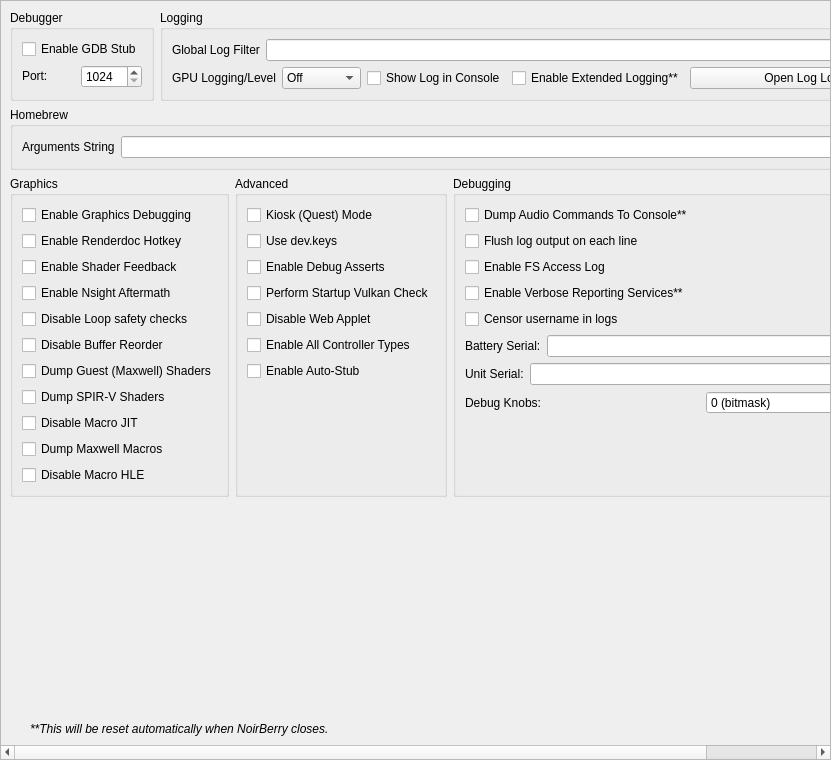
<?xml version="1.0" encoding="UTF-8"?>
<ui version="4.0">
 <class>ConfigureDebug</class>
 <widget class="QScrollArea" name="ConfigureDebug">
  <property name="geometry">
   <rect>
    <x>0</x>
    <y>0</y>
    <width>831</width>
    <height>760</height>
   </rect>
  </property>
  <property name="widgetResizable">
   <bool>true</bool>
  </property>
  <widget class="QWidget" name="widget">
   <property name="geometry">
    <rect>
     <x>0</x>
     <y>0</y>
     <width>829</width>
     <height>758</height>
    </rect>
   </property>
   <layout class="QVBoxLayout" name="verticalLayout_1">
    <item>
     <layout class="QHBoxLayout" name="horizontalLayout">
      <property name="topMargin">
       <number>0</number>
      </property>
      <item>
       <widget class="QGroupBox" name="groupBox">
        <property name="sizePolicy">
         <sizepolicy hsizetype="Preferred" vsizetype="Preferred">
          <horstretch>0</horstretch>
          <verstretch>0</verstretch>
         </sizepolicy>
        </property>
        <property name="title">
         <string>Debugger</string>
        </property>
        <property name="alignment">
         <set>Qt::AlignmentFlag::AlignLeading|Qt::AlignmentFlag::AlignLeft|Qt::AlignmentFlag::AlignTop</set>
        </property>
        <property name="flat">
         <bool>false</bool>
        </property>
        <property name="checkable">
         <bool>false</bool>
        </property>
        <layout class="QVBoxLayout" name="verticalLayout_3">
         <item>
          <widget class="QWidget" name="debug_widget" native="true">
           <property name="sizePolicy">
            <sizepolicy hsizetype="Preferred" vsizetype="Maximum">
             <horstretch>0</horstretch>
             <verstretch>0</verstretch>
            </sizepolicy>
           </property>
           <layout class="QVBoxLayout" name="verticalLayout">
            <property name="sizeConstraint">
             <enum>QLayout::SizeConstraint::SetDefaultConstraint</enum>
            </property>
            <property name="leftMargin">
             <number>0</number>
            </property>
            <property name="topMargin">
             <number>0</number>
            </property>
            <property name="rightMargin">
             <number>0</number>
            </property>
            <property name="bottomMargin">
             <number>0</number>
            </property>
            <item>
             <widget class="QCheckBox" name="toggle_gdbstub">
              <property name="sizePolicy">
               <sizepolicy hsizetype="Maximum" vsizetype="Maximum">
                <horstretch>0</horstretch>
                <verstretch>0</verstretch>
               </sizepolicy>
              </property>
              <property name="text">
               <string>Enable GDB Stub</string>
              </property>
             </widget>
            </item>
            <item>
             <widget class="QWidget" name="horizontalWidget_3" native="true">
              <property name="sizePolicy">
               <sizepolicy hsizetype="Preferred" vsizetype="Maximum">
                <horstretch>0</horstretch>
                <verstretch>0</verstretch>
               </sizepolicy>
              </property>
              <layout class="QHBoxLayout" name="horizontalLayout_3">
               <property name="leftMargin">
                <number>0</number>
               </property>
               <property name="topMargin">
                <number>0</number>
               </property>
               <property name="rightMargin">
                <number>0</number>
               </property>
               <property name="bottomMargin">
                <number>0</number>
               </property>
               <item>
                <widget class="QLabel" name="label_11">
                 <property name="sizePolicy">
                  <sizepolicy hsizetype="Minimum" vsizetype="Maximum">
                   <horstretch>0</horstretch>
                   <verstretch>0</verstretch>
                  </sizepolicy>
                 </property>
                 <property name="text">
                  <string>Port:</string>
                 </property>
                </widget>
               </item>
               <item>
                <widget class="QSpinBox" name="gdbport_spinbox">
                 <property name="sizePolicy">
                  <sizepolicy hsizetype="Preferred" vsizetype="Maximum">
                   <horstretch>0</horstretch>
                   <verstretch>0</verstretch>
                  </sizepolicy>
                 </property>
                 <property name="minimum">
                  <number>1024</number>
                 </property>
                 <property name="maximum">
                  <number>65535</number>
                 </property>
                </widget>
               </item>
              </layout>
             </widget>
            </item>
           </layout>
          </widget>
         </item>
        </layout>
       </widget>
      </item>
      <item>
       <widget class="QGroupBox" name="groupBox_2">
        <property name="sizePolicy">
         <sizepolicy hsizetype="Expanding" vsizetype="Preferred">
          <horstretch>0</horstretch>
          <verstretch>0</verstretch>
         </sizepolicy>
        </property>
        <property name="title">
         <string>Logging</string>
        </property>
        <layout class="QGridLayout" name="gridLayout_1">
         <item row="0" column="0" colspan="4">
          <widget class="QWidget" name="logging_widget" native="true">
           <property name="sizePolicy">
            <sizepolicy hsizetype="Preferred" vsizetype="Maximum">
             <horstretch>0</horstretch>
             <verstretch>0</verstretch>
            </sizepolicy>
           </property>
           <layout class="QHBoxLayout" name="horizontalLayout_1">
            <property name="leftMargin">
             <number>0</number>
            </property>
            <property name="topMargin">
             <number>0</number>
            </property>
            <property name="rightMargin">
             <number>0</number>
            </property>
            <property name="bottomMargin">
             <number>0</number>
            </property>
            <item>
             <widget class="QLabel" name="label_1">
              <property name="sizePolicy">
               <sizepolicy hsizetype="Preferred" vsizetype="Preferred">
                <horstretch>0</horstretch>
                <verstretch>0</verstretch>
               </sizepolicy>
              </property>
              <property name="text">
               <string>Global Log Filter</string>
              </property>
             </widget>
            </item>
            <item>
             <widget class="QLineEdit" name="log_filter_edit"/>
            </item>
           </layout>
          </widget>
         </item>
         <item row="1" column="0">
          <widget class="QWidget" name="gpu_log_level_widget" native="true">
           <property name="sizePolicy">
            <sizepolicy hsizetype="Preferred" vsizetype="Maximum">
             <horstretch>0</horstretch>
             <verstretch>0</verstretch>
            </sizepolicy>
           </property>
           <layout class="QHBoxLayout" name="gpu_log_level_layout">
            <property name="leftMargin">
             <number>0</number>
            </property>
            <property name="topMargin">
             <number>0</number>
            </property>
            <property name="rightMargin">
             <number>0</number>
            </property>
            <property name="bottomMargin">
             <number>0</number>
            </property>
            <item>
             <widget class="QLabel" name="gpu_log_level_label">
              <property name="text">
               <string>GPU Logging/Level</string>
              </property>
             </widget>
            </item>
            <item>
             <widget class="QComboBox" name="gpu_log_level">
              <property name="toolTip">
               <string>Detail level for GPU logs. Off disables logging entirely.</string>
              </property>
              <item>
               <property name="text">
                <string>Off</string>
               </property>
              </item>
              <item>
               <property name="text">
                <string>Errors</string>
               </property>
              </item>
              <item>
               <property name="text">
                <string>Standard</string>
               </property>
              </item>
              <item>
               <property name="text">
                <string>Verbose</string>
               </property>
              </item>
              <item>
               <property name="text">
                <string>All</string>
               </property>
              </item>
             </widget>
            </item>
           </layout>
          </widget>
         </item>
         <item row="1" column="1">
          <widget class="QCheckBox" name="toggle_console">
           <property name="text">
            <string>Show Log in Console</string>
           </property>
          </widget>
         </item>
         <item row="1" column="2">
          <widget class="QCheckBox" name="extended_logging">
           <property name="enabled">
            <bool>true</bool>
           </property>
           <property name="toolTip">
            <string>When checked, the max size of the log increases from 100 MB to 1 GB</string>
           </property>
           <property name="text">
            <string>Enable Extended Logging**</string>
           </property>
          </widget>
         </item>
         <item row="1" column="3">
          <widget class="QPushButton" name="open_log_button">
           <property name="sizePolicy">
            <sizepolicy hsizetype="Expanding" vsizetype="Maximum">
             <horstretch>1</horstretch>
             <verstretch>0</verstretch>
            </sizepolicy>
           </property>
           <property name="minimumSize">
            <size>
             <width>250</width>
             <height>0</height>
            </size>
           </property>
           <property name="text">
            <string>Open Log Location</string>
           </property>
          </widget>
         </item>
        </layout>
       </widget>
      </item>
     </layout>
    </item>
    <item>
     <widget class="QGroupBox" name="groupBox_3">
      <property name="title">
       <string>Homebrew</string>
      </property>
      <layout class="QVBoxLayout" name="verticalLayout_5">
       <item>
        <layout class="QHBoxLayout" name="horizontalLayout_4">
         <item>
          <widget class="QLabel" name="label_3">
           <property name="text">
            <string>Arguments String</string>
           </property>
          </widget>
         </item>
         <item>
          <widget class="QLineEdit" name="homebrew_args_edit"/>
         </item>
        </layout>
       </item>
      </layout>
     </widget>
    </item>
    <item>
     <layout class="QHBoxLayout" name="horizontalLayout_2">
      <item>
       <widget class="QGroupBox" name="groupBox_4">
        <property name="title">
         <string>Graphics</string>
        </property>
        <layout class="QGridLayout" name="gridLayout_2">
         <item row="4" column="0">
          <widget class="QCheckBox" name="disable_loop_safety_checks">
           <property name="toolTip">
            <string>When checked, it executes shaders without loop logic changes</string>
           </property>
           <property name="text">
            <string>Disable Loop safety checks</string>
           </property>
          </widget>
         </item>
         <item row="9" column="0">
          <widget class="QCheckBox" name="dump_macros">
           <property name="enabled">
            <bool>true</bool>
           </property>
           <property name="toolTip">
            <string>When checked, it will dump all the macro programs of the GPU</string>
           </property>
           <property name="text">
            <string>Dump Maxwell Macros</string>
           </property>
          </widget>
         </item>
         <item row="3" column="0">
          <widget class="QCheckBox" name="enable_nsight_aftermath">
           <property name="toolTip">
            <string>When checked, it enables Nsight Aftermath crash dumps</string>
           </property>
           <property name="text">
            <string>Enable Nsight Aftermath</string>
           </property>
          </widget>
         </item>
         <item row="6" column="0">
          <widget class="QCheckBox" name="dump_guest_shaders">
           <property name="enabled">
            <bool>true</bool>
           </property>
           <property name="toolTip">
            <string>When checked, it will dump original Maxwell guest shader bytecode (the input to the recompiler) as .ash files under DumpDir/shaders/. Useful for inspection with nvdisasm.</string>
           </property>
           <property name="text">
            <string>Dump Guest (Maxwell) Shaders</string>
           </property>
          </widget>
         </item>
         <item row="1" column="0">
          <widget class="QCheckBox" name="enable_renderdoc_hotkey">
           <property name="text">
            <string>Enable Renderdoc Hotkey</string>
           </property>
          </widget>
         </item>
         <item row="8" column="0">
          <widget class="QCheckBox" name="disable_macro_jit">
           <property name="enabled">
            <bool>true</bool>
           </property>
           <property name="toolTip">
            <string>When checked, it disables the macro Just In Time compiler. Enabling this makes games run slower</string>
           </property>
           <property name="text">
            <string>Disable Macro JIT</string>
           </property>
          </widget>
         </item>
         <item row="10" column="0">
          <widget class="QCheckBox" name="disable_macro_hle">
           <property name="enabled">
            <bool>true</bool>
           </property>
           <property name="toolTip">
            <string>When checked, it disables the macro HLE functions. Enabling this makes games run slower</string>
           </property>
           <property name="text">
            <string>Disable Macro HLE</string>
           </property>
          </widget>
         </item>
         <item row="0" column="0">
          <widget class="QCheckBox" name="enable_graphics_debugging">
           <property name="enabled">
            <bool>true</bool>
           </property>
           <property name="toolTip">
            <string>When checked, the graphics API enters a slower debugging mode</string>
           </property>
           <property name="text">
            <string>Enable Graphics Debugging</string>
           </property>
          </widget>
         </item>
         <item row="11" column="0">
          <spacer name="verticalSpacer_5">
           <property name="orientation">
            <enum>Qt::Orientation::Vertical</enum>
           </property>
           <property name="sizeType">
            <enum>QSizePolicy::Policy::Preferred</enum>
           </property>
           <property name="sizeHint" stdset="0">
            <size>
             <width>20</width>
             <height>0</height>
            </size>
           </property>
          </spacer>
         </item>
         <item row="2" column="0">
          <widget class="QCheckBox" name="enable_shader_feedback">
           <property name="toolTip">
            <string>When checked, yuzu will log statistics about the compiled pipeline cache</string>
           </property>
           <property name="text">
            <string>Enable Shader Feedback</string>
           </property>
          </widget>
         </item>
         <item row="5" column="0">
          <widget class="QCheckBox" name="disable_buffer_reorder">
           <property name="toolTip">
            <string>&lt;html&gt;&lt;head/&gt;&lt;body&gt;&lt;p&gt;When checked, disables reordering of mapped memory uploads which allows to associate uploads with specific draws. May reduce performance in some cases.&lt;/p&gt;&lt;/body&gt;&lt;/html&gt;</string>
           </property>
           <property name="text">
            <string>Disable Buffer Reorder</string>
           </property>
          </widget>
         </item>
         <item row="7" column="0">
          <widget class="QCheckBox" name="gpu_log_shader_dumps">
           <property name="toolTip">
            <string>When checked, it will dump the recompiler's output SPIR-V binaries (.spv) under LogDir/shaders/. Inspect via SPIRV-Tools (spirv-dis / spirv-cross / spirv-val) or RenderDoc.</string>
           </property>
           <property name="text">
            <string>Dump SPIR-V Shaders</string>
           </property>
          </widget>
         </item>
        </layout>
       </widget>
      </item>
      <item>
       <widget class="QGroupBox" name="groupBox_6">
        <property name="title">
         <string>Advanced</string>
        </property>
        <layout class="QGridLayout" name="gridLayout_4">
         <item row="3" column="0">
          <widget class="QCheckBox" name="perform_vulkan_check">
           <property name="toolTip">
            <string>Enables yuzu to check for a working Vulkan environment when the program starts up. Disable this if this is causing issues with external programs seeing yuzu.</string>
           </property>
           <property name="text">
            <string>Perform Startup Vulkan Check</string>
           </property>
          </widget>
         </item>
         <item row="4" column="0">
          <widget class="QCheckBox" name="disable_web_applet">
           <property name="text">
            <string>Disable Web Applet</string>
           </property>
          </widget>
         </item>
         <item row="5" column="0">
          <widget class="QCheckBox" name="enable_all_controllers">
           <property name="text">
            <string>Enable All Controller Types</string>
           </property>
          </widget>
         </item>
         <item row="6" column="0">
          <widget class="QCheckBox" name="use_auto_stub">
           <property name="text">
            <string>Enable Auto-Stub</string>
           </property>
          </widget>
         </item>
         <item row="0" column="0">
          <widget class="QCheckBox" name="quest_flag">
           <property name="text">
            <string>Kiosk (Quest) Mode</string>
           </property>
          </widget>
         </item>
         <item row="1" column="0">
          <widget class="QCheckBox" name="use_dev_keys">
           <property name="text">
            <string>Use dev.keys</string>
           </property>
          </widget>
         </item>
         <item row="2" column="0">
          <widget class="QCheckBox" name="use_debug_asserts">
           <property name="text">
            <string>Enable Debug Asserts</string>
           </property>
          </widget>
         </item>
         <item row="7" column="0">
          <spacer name="verticalSpacer_4">
           <property name="orientation">
            <enum>Qt::Orientation::Vertical</enum>
           </property>
           <property name="sizeType">
            <enum>QSizePolicy::Policy::Expanding</enum>
           </property>
           <property name="sizeHint" stdset="0">
            <size>
             <width>20</width>
             <height>0</height>
            </size>
           </property>
          </spacer>
         </item>
        </layout>
       </widget>
      </item>
      <item>
       <widget class="QGroupBox" name="groupBox_5">
        <property name="title">
         <string>Debugging</string>
        </property>
        <layout class="QGridLayout" name="gridLayout_3">
         <item row="6" column="0">
          <widget class="QWidget" name="serial_battery_widget" native="true">
           <property name="sizePolicy">
            <sizepolicy hsizetype="Preferred" vsizetype="Maximum">
             <horstretch>0</horstretch>
             <verstretch>0</verstretch>
            </sizepolicy>
           </property>
           <layout class="QHBoxLayout" name="horizontalLayout_11">
            <property name="leftMargin">
             <number>0</number>
            </property>
            <property name="topMargin">
             <number>0</number>
            </property>
            <property name="rightMargin">
             <number>0</number>
            </property>
            <property name="bottomMargin">
             <number>0</number>
            </property>
            <item>
             <widget class="QLabel" name="label_12">
              <property name="sizePolicy">
               <sizepolicy hsizetype="Preferred" vsizetype="Preferred">
                <horstretch>0</horstretch>
                <verstretch>0</verstretch>
               </sizepolicy>
              </property>
              <property name="text">
               <string>Battery Serial:</string>
              </property>
             </widget>
            </item>
            <item>
             <widget class="QLineEdit" name="serial_battery_edit"/>
            </item>
           </layout>
          </widget>
         </item>
         <item row="8" column="0">
          <widget class="QWidget" name="debug_knobs_widget" native="true">
           <property name="sizePolicy">
            <sizepolicy hsizetype="Preferred" vsizetype="Maximum">
             <horstretch>0</horstretch>
             <verstretch>0</verstretch>
            </sizepolicy>
           </property>
           <layout class="QHBoxLayout" name="horizontalLayout_debug_knobs">
            <property name="leftMargin">
             <number>0</number>
            </property>
            <property name="topMargin">
             <number>0</number>
            </property>
            <property name="rightMargin">
             <number>0</number>
            </property>
            <property name="bottomMargin">
             <number>0</number>
            </property>
            <item>
             <widget class="QLabel" name="label_debug_knobs">
              <property name="sizePolicy">
               <sizepolicy hsizetype="Preferred" vsizetype="Preferred">
                <horstretch>0</horstretch>
                <verstretch>0</verstretch>
               </sizepolicy>
              </property>
              <property name="text">
               <string>Debug Knobs:</string>
              </property>
             </widget>
            </item>
            <item>
             <widget class="QSpinBox" name="debug_knobs_spinbox">
              <property name="minimum">
               <number>0</number>
              </property>
              <property name="maximum">
               <number>65535</number>
              </property>
              <property name="toolTip">
               <string>Bitmask for quick development toggles</string>
              </property>
              <property name="statusTip">
               <string>Set debug knobs (bitmask)</string>
              </property>
              <property name="whatsThis">
               <string>16-bit debug knob set for quick development toggles</string>
              </property>
              <property name="suffix">
               <string> (bitmask)</string>
              </property>
             </widget>
            </item>
           </layout>
          </widget>
         </item>
         <item row="7" column="0">
          <widget class="QWidget" name="serial_board_widget" native="true">
           <property name="sizePolicy">
            <sizepolicy hsizetype="Preferred" vsizetype="Maximum">
             <horstretch>0</horstretch>
             <verstretch>0</verstretch>
            </sizepolicy>
           </property>
           <layout class="QHBoxLayout" name="horizontalLayout_12">
            <property name="leftMargin">
             <number>0</number>
            </property>
            <property name="topMargin">
             <number>0</number>
            </property>
            <property name="rightMargin">
             <number>0</number>
            </property>
            <property name="bottomMargin">
             <number>0</number>
            </property>
            <item>
             <widget class="QLabel" name="label_13">
              <property name="sizePolicy">
               <sizepolicy hsizetype="Preferred" vsizetype="Preferred">
                <horstretch>0</horstretch>
                <verstretch>0</verstretch>
               </sizepolicy>
              </property>
              <property name="text">
               <string>Unit Serial:</string>
              </property>
             </widget>
            </item>
            <item>
             <widget class="QLineEdit" name="serial_board_edit"/>
            </item>
           </layout>
          </widget>
         </item>
         <item row="20" column="0">
          <spacer name="verticalSpacer_3">
           <property name="orientation">
            <enum>Qt::Orientation::Vertical</enum>
           </property>
           <property name="sizeType">
            <enum>QSizePolicy::Policy::Expanding</enum>
           </property>
           <property name="sizeHint" stdset="0">
            <size>
             <width>20</width>
             <height>0</height>
            </size>
           </property>
          </spacer>
         </item>
         <item row="1" column="0">
          <widget class="QCheckBox" name="dump_audio_commands">
           <property name="toolTip">
            <string>Enable this to output the latest generated audio command list to the console. Only affects games using the audio renderer.</string>
           </property>
           <property name="text">
            <string>Dump Audio Commands To Console**</string>
           </property>
          </widget>
         </item>
         <item row="2" column="0">
          <widget class="QCheckBox" name="flush_line">
           <property name="text">
            <string>Flush log output on each line</string>
           </property>
          </widget>
         </item>
         <item row="3" column="0">
          <widget class="QCheckBox" name="fs_access_log">
           <property name="text">
            <string>Enable FS Access Log</string>
           </property>
          </widget>
         </item>
         <item row="4" column="0">
          <widget class="QCheckBox" name="reporting_services">
           <property name="text">
            <string>Enable Verbose Reporting Services**</string>
           </property>
          </widget>
         </item>
         <item row="5" column="0">
          <widget class="QCheckBox" name="censor_username">
           <property name="text">
            <string>Censor username in logs</string>
           </property>
          </widget>
         </item>
        </layout>
       </widget>
      </item>
     </layout>
    </item>
    <item>
     <spacer name="verticalSpacer">
      <property name="orientation">
       <enum>Qt::Orientation::Vertical</enum>
      </property>
      <property name="sizeHint" stdset="0">
       <size>
        <width>20</width>
        <height>0</height>
       </size>
      </property>
     </spacer>
    </item>
    <item>
     <widget class="QLabel" name="label_5">
      <property name="sizePolicy">
       <sizepolicy hsizetype="Expanding" vsizetype="Preferred">
        <horstretch>0</horstretch>
        <verstretch>0</verstretch>
       </sizepolicy>
      </property>
      <property name="font">
       <font>
        <italic>true</italic>
       </font>
      </property>
      <property name="text">
    <string>**This will be reset automatically when NoirBerry closes.</string>
      </property>
      <property name="indent">
       <number>20</number>
      </property>
     </widget>
    </item>
   </layout>
  </widget>
 </widget>
 <tabstops>
  <tabstop>log_filter_edit</tabstop>
  <tabstop>toggle_console</tabstop>
  <tabstop>extended_logging</tabstop>
  <tabstop>open_log_button</tabstop>
  <tabstop>homebrew_args_edit</tabstop>
  <tabstop>enable_graphics_debugging</tabstop>
  <tabstop>enable_shader_feedback</tabstop>
  <tabstop>enable_nsight_aftermath</tabstop>
  <tabstop>fs_access_log</tabstop>
  <tabstop>reporting_services</tabstop>
  <tabstop>quest_flag</tabstop>
  <tabstop>use_debug_asserts</tabstop>
 </tabstops>
 <resources/>
 <connections/>
</ui>
